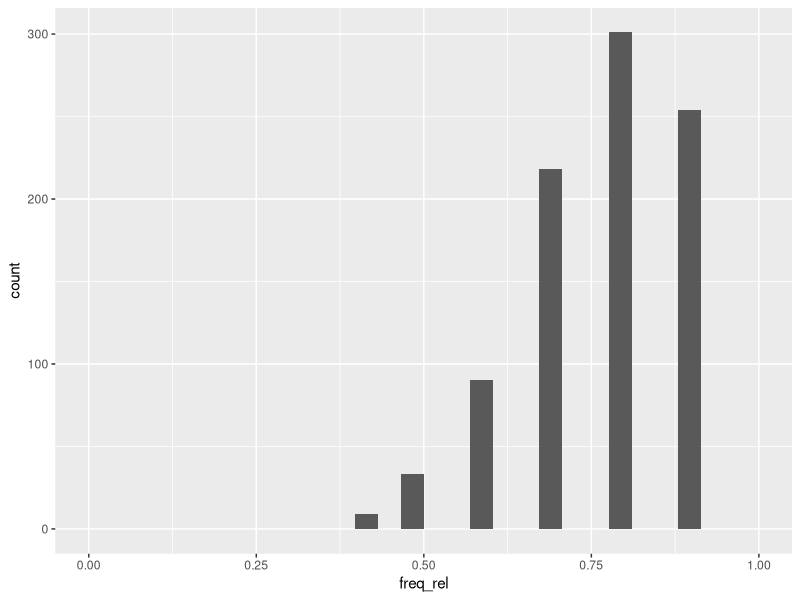

The R source for this figure:
# Método de Monte Carlo

library(tidyverse)
library(ggforce)
#install.packages("ggforce")

N = 20

#set.seed(123)

# base <- tibble(E = 1:N,
# x = runif(N, min = -1, max = 1),
# y = runif(N, min = -1, max = 1),
# flag = if_else(x^2 + y^2 <= 1, "dentro", "fora"),
# cumsum = cumsum(flag == "dentro"),
# freq_rel = cumsum/E)
Replicas = 1000
N = 10

base_boot <- expand_grid(R = 1:Replicas, E = 1:N) %>% 
  mutate(x = runif(n(), min = -1, max = 1),
         y = runif(n(), min = -1, max = 1),
         flag = if_else(x^2 + y^2 <= 1, "dentro", "fora")
  ) %>% 
  group_by(R) %>% 
  mutate(cumsum = cumsum(flag == "dentro"),
         freq_rel = cumsum/E) %>% 
  select(R, E, freq_rel) %>% 
  slice_max(n = 1, order_by = E)





base_boot %>% 
  ggplot() + 
  geom_histogram(aes(x = freq_rel)) +
  xlim(0,1)


summary(base_boot$freq_rel)